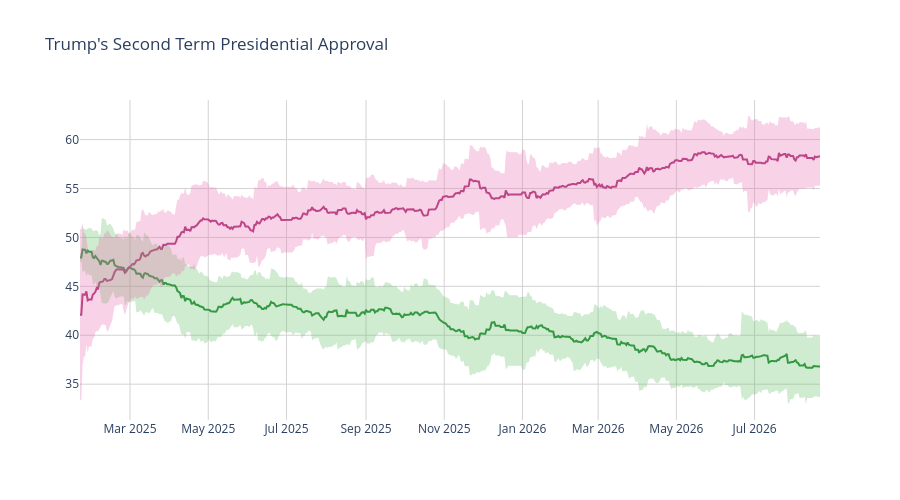

Notebook source saved alongside this figure:
### Code cell
disappr_ci_hex = "#e86eaf"
appr_ci_hex = "#60be65"
disappr_ci_rgba = "rgba(232, 110, 175, 0.3)"
appr_ci_rgba = "rgba(96, 190, 101, 0.3)"
grid_col = "#d4d2d2"


# Approve
fig = go.Figure(go.Scatter(
    x=pres['end_date'],
    y=pres['approve'],
    hovertemplate="%{y:.2f}%",
    name="<b>Approve</b>",
    line=dict(color="#228833"),
    showlegend=False
))

# Disapprove
fig.add_trace(go.Scatter(
    x=pres['end_date'],
    y=pres['disapprove'],
    hovertemplate="%{y:.2f}%",
    name="<b>Disapprove</b>",
    line=dict(color="#aa3377"),
    showlegend=False
    )
)

# Approve CI
fig.add_traces([

    # Upper bound
    go.Scatter(
        x=pres['end_date'],
        y=pres['approve_upper_ci'],
        marker=dict(color=appr_ci_hex),
        line=dict(width=0),
        mode='lines',
        showlegend=False,
        hoverinfo="skip"
    ),

    # Lower bound
    go.Scatter(
        x=pres['end_date'],
        y=pres['approve_lower_ci'],
        marker=dict(color=appr_ci_hex),
        line=dict(width=0),
        mode='lines',
        fillcolor=appr_ci_rgba,
        fill="tonexty",
        showlegend=False,
        hoverinfo="skip"
    )
])

# Disapprove CI
fig.add_traces([

    # Upper bound
    go.Scatter(
        x=pres['end_date'],
        y=pres['disapprove_upper_ci'],
        marker=dict(color=disappr_ci_hex),
        line=dict(width=0),
        mode='lines',
        showlegend=False,
        hoverinfo="skip"
    ),

    # Lower bound
    go.Scatter(
        x=pres['end_date'],
        y=pres['disapprove_lower_ci'],
        marker=dict(color=disappr_ci_hex),
        line=dict(width=0),
        mode='lines',
        fillcolor=disappr_ci_rgba,
        fill="tonexty",
        showlegend=False,
        hoverinfo="skip"
    )
])

fig.update_layout(
    title=dict(text="Trump's Second Term Presidential Approval"),
    hovermode="x"
)

fig.update_xaxes(gridcolor=grid_col)
fig.update_yaxes(gridcolor=grid_col)

fig.update_layout(hovermode="x", hoverlabel_align="right", plot_bgcolor="rgba(0, 0, 0, 0)", height=500)
fig.show()

### Figure 1 — Plotly figure (JSON) as saved in the notebook; plotly's stock layout.template omitted (floating-point values rounded to 4 significant figures; data arrays with more than 128 entries replaced by an {"elided": "..."} marker saying what was removed)
{"data": [{"hovertemplate": "%{y:.2f}%", "line": {"color": "#228833"}, "name": "<b>Approve</b>", "showlegend": false, "type": "scatter", "x": {"elided": "578 str values"}, "y": {"elided": "578 float values"}}, {"hovertemplate": "%{y:.2f}%", "line": {"color": "#aa3377"}, "name": "<b>Disapprove</b>", "showlegend": false, "type": "scatter", "x": {"elided": "578 str values"}, "y": {"elided": "578 float values"}}, {"hoverinfo": "skip", "line": {"width": 0}, "marker": {"color": "#60be65"}, "mode": "lines", "showlegend": false, "type": "scatter", "x": {"elided": "578 str values"}, "y": {"elided": "578 float values"}}, {"fill": "tonexty", "fillcolor": "rgba(96, 190, 101, 0.3)", "hoverinfo": "skip", "line": {"width": 0}, "marker": {"color": "#60be65"}, "mode": "lines", "showlegend": false, "type": "scatter", "x": {"elided": "578 str values"}, "y": {"elided": "578 float values"}}, {"hoverinfo": "skip", "line": {"width": 0}, "marker": {"color": "#e86eaf"}, "mode": "lines", "showlegend": false, "type": "scatter", "x": {"elided": "578 str values"}, "y": {"elided": "578 float values"}}, {"fill": "tonexty", "fillcolor": "rgba(232, 110, 175, 0.3)", "hoverinfo": "skip", "line": {"width": 0}, "marker": {"color": "#e86eaf"}, "mode": "lines", "showlegend": false, "type": "scatter", "x": {"elided": "578 str values"}, "y": {"elided": "578 float values"}}], "layout": {"height": 500, "hoverlabel": {"align": "right"}, "hovermode": "x", "plot_bgcolor": "rgba(0, 0, 0, 0)", "title": {"text": "Trump's Second Term Presidential Approval"}, "xaxis": {"gridcolor": "#d4d2d2"}, "yaxis": {"gridcolor": "#d4d2d2"}}}
